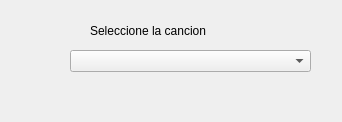
<?xml version="1.0" encoding="UTF-8"?>
<ui version="4.0">
 <class>DialogJugar</class>
 <widget class="QDialog" name="DialogJugar">
  <property name="geometry">
   <rect>
    <x>0</x>
    <y>0</y>
    <width>342</width>
    <height>122</height>
   </rect>
  </property>
  <property name="windowTitle">
   <string>Dialog</string>
  </property>
  <widget class="QLabel" name="label">
   <property name="geometry">
    <rect>
     <x>90</x>
     <y>20</y>
     <width>211</width>
     <height>21</height>
    </rect>
   </property>
   <property name="text">
    <string>Seleccione la cancion</string>
   </property>
  </widget>
  <widget class="QComboBox" name="comboBox">
   <property name="geometry">
    <rect>
     <x>70</x>
     <y>50</y>
     <width>241</width>
     <height>22</height>
    </rect>
   </property>
  </widget>
 </widget>
 <resources/>
 <connections/>
</ui>
